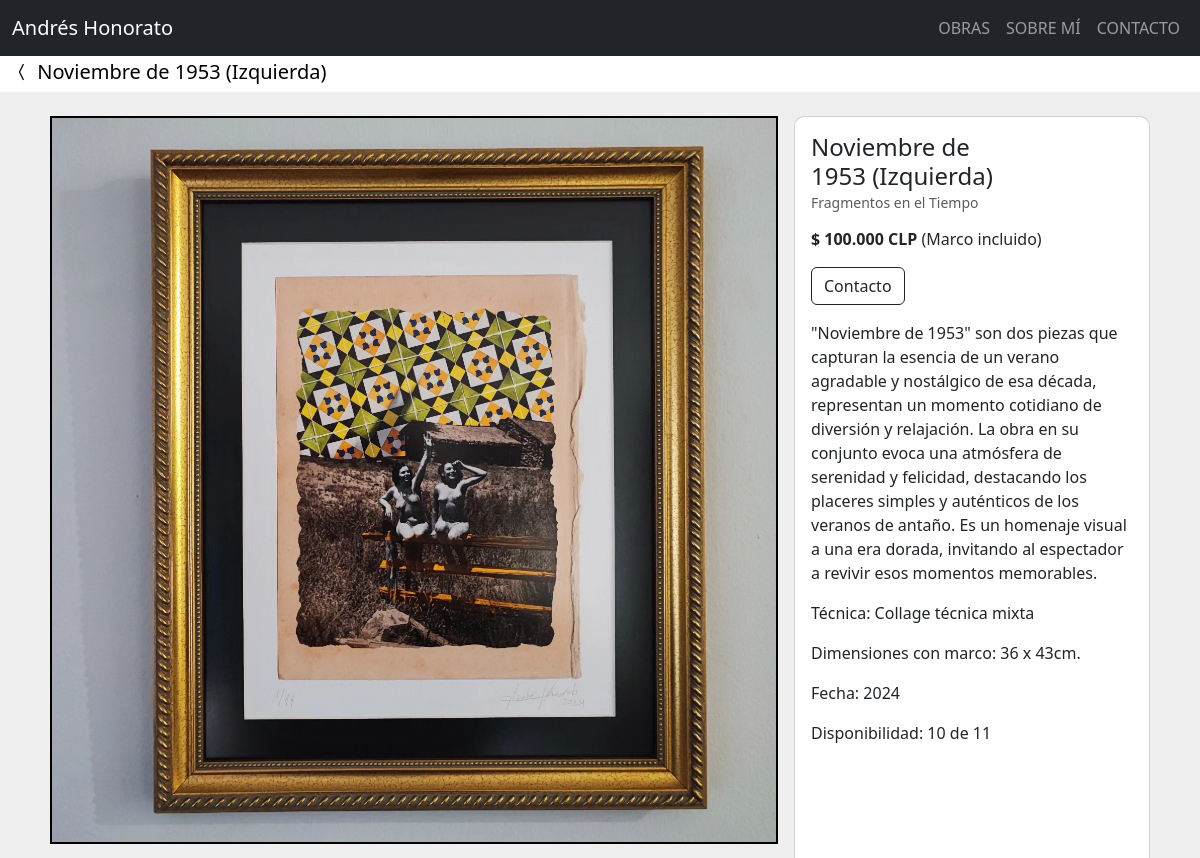
/cuadro/28/ (upper part), run on an earlier commit of the app's database.
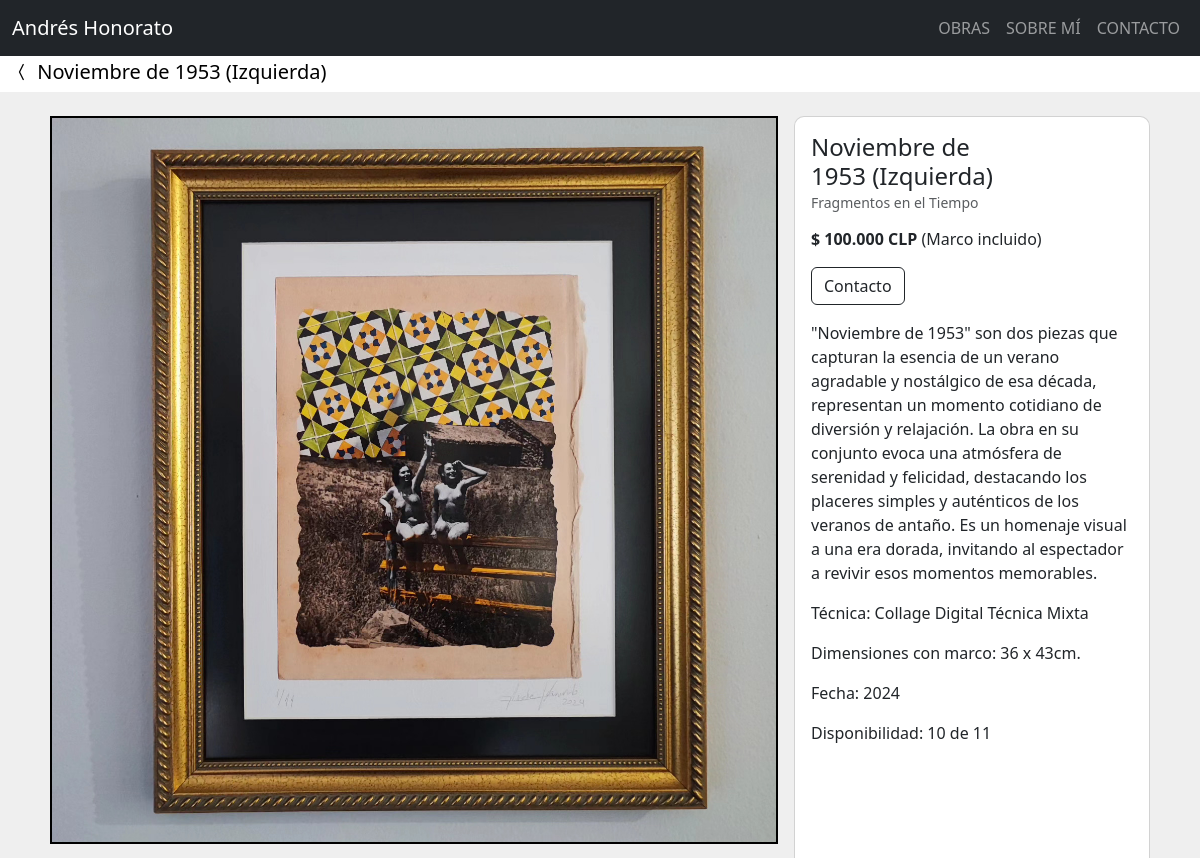
And on a later commit of the database.
### home/models.py (models this page shows, shortened)
class Cuadro(models.Model):
    nombre = models.CharField(max_length=200)
    autor = models.CharField(default="Andrés Honorato", max_length=200)
    coleccion = models.ForeignKey(
        Coleccion, on_delete=models.CASCADE, related_name='coleccionX', blank=True, null=True)
    tecnica = models.ForeignKey(
        Tecnica, on_delete=models.CASCADE, related_name='tecnicaX', blank=True, null=True)
    descripcion = models.TextField(blank=True)
    fecha = models.DateField()
    colores = models.CharField(max_length=200, blank=True)
    cantidad_inicial = models.PositiveIntegerField(blank=True, null=True)
    cantidad_vendida = models.PositiveIntegerField(blank=True, null=True)
    marco_sin = models.CharField(max_length=100, blank=True)
    marco_con = models.CharField(max_length=100, blank=True)
    precio_sin = models.PositiveIntegerField(blank=True, null=True)
    precio_con = models.PositiveIntegerField(blank=True, null=True)
    descuento = models.PositiveIntegerField(blank=True, null=True)
    envio1 = models.PositiveIntegerField(blank=True, null=True)
    envio2 = models.PositiveIntegerField(blank=True, null=True)
    orden = models.PositiveIntegerField(blank=True, null=True)
    vendido = models.BooleanField(default=False)
    imagen1 = models.ImageField(default='cuadros/en_preparacion.jpg', upload_to='cuadros', validators=[FileExtensionValidator(
        ['png', 'jpg', 'jpeg'])])
    imagen2 = models.ImageField(upload_to='cuadros', validators=[
                                FileExtensionValidator(['png', 'jpg', 'jpeg'])], blank=True)
    imagen3 = models.ImageField(upload_to='cuadros', validators=[
                                FileExtensionValidator(['png', 'jpg', 'jpeg'])], blank=True)
    imagen4 = models.ImageField(upload_to='cuadros', validators=[
                                FileExtensionValidator(['png', 'jpg', 'jpeg'])], blank=True)
    imagen5 = models.ImageField(upload_to='cuadros', validators=[
                                FileExtensionValidator(['png', 'jpg', 'jpeg'])], blank=True)
    imagen6 = models.ImageField(upload_to='cuadros', validators=[
                                FileExtensionValidator(['png', 'jpg', 'jpeg'])], blank=True)
    imagen7 = models.ImageField(upload_to='cuadros', validators=[
                                FileExtensionValidator(['png', 'jpg', 'jpeg'])], blank=True)
    imagen8 = models.ImageField(upload_to='cuadros', validators=[
                                FileExtensionValidator(['png', 'jpg', 'jpeg'])], blank=True)
    imagen9 = models.ImageField(upload_to='cuadros', validators=[
                                FileExtensionValidator(['png', 'jpg', 'jpeg'])], blank=True)
    creado = models.DateTimeField(auto_now_add=True)
    actulizado = models.DateTimeField(auto_now=True)
    def cuadros_disponibles(self):
        if self.cantidad_inicial:
            cuadros_disponibles = self.cantidad_inicial - self.cantidad_vendida
            return cuadros_disponibles
    @property
    def precio_punto_con(self):
        if self.precio_con is not None:
            coma = f"{self.precio_con:,}"
            punto = coma.replace(',', '.')
            return punto
        else:
            return "Pendiente"

class Tecnica(models.Model):
    nombre = models.CharField(max_length=200)
    descripcion = models.TextField(blank=True)
    fecha = models.DateField()
    creado = models.DateTimeField(auto_now_add=True)
    actulizado = models.DateTimeField(auto_now=True)
    def __str__(self):
        return f"{self.nombre}"

class Coleccion(models.Model):
    nombre = models.CharField(max_length=200)
    descripcion = models.TextField(blank=True)
    fecha = models.DateField()
    creado = models.DateTimeField(auto_now_add=True)
    actulizado = models.DateTimeField(auto_now=True)
    orden = models.PositiveIntegerField(blank=True, null=True)
    def __str__(self):
        return f"{self.nombre}"

### home/views.py (the view)
# urls.py: path('cuadro/<id>/', cuadro_view, name='cuadro-view'),
def cuadro_view(request, id):
    cuadro = Cuadro.objects.get(id=id)
    cuadros = Cuadro.objects.all()
    coleccion_ordenada = cuadro.coleccion.coleccionX.all().order_by('orden')
    lista_cuadros = list(cuadros.exclude(id=id))
    random.shuffle(lista_cuadros)  # Aleatorizar la lista
    context = {
        'cuadro': cuadro,
        'lista_cuadros': lista_cuadros,
        'coleccion_ordenada': coleccion_ordenada,
    }
    return render(request, 'home/cuadro.html', context)

### home/templates/home/cuadro.html (shortened to what this page needs)
{% extends 'base.html' %}
{% load static %}
{% block content %}
<nav class="navbar navbar-expand-lg bg-body pb-0 pt-1">
  <div class="container-fluid">
    <a class="navbar-brand" href="{% url 'home:obras-view' %}"><i class="bi bi-chevron-compact-left"></i>
      {{ cuadro.nombre }}</a>
  </div>
</nav>
<div class="container mb-1 p-4" id="{{ cuadro.id }}">
  <div class="row">
    <div class="col-md-8">
      <div class="row">
        {% if cuadro.imagen1 %}
        <div class="col-md-12 pb-2 px-2 position-relative">
          <img src="{{ cuadro.imagen1.url }}" class="d-block w-100 clickable-image rounded-image"
            alt="{{ cuadro.nombre }}" style="cursor: zoom-in;">
        </div>
        {% endif %}
        {% if cuadro.imagen2 %}
        <div class="col-md-6 p-2 position-relative">
        </div>
        {% endif %}
        {% if cuadro.imagen3 %}
        <div class="col-md-6 p-2 position-relative">
        </div>
        {% endif %}
      </div>
    </div>
    <div class="col-md-4 px-2 cuadro-info">
      <div class="card h-100" style="border-radius: 10px;" id="{{ cuadro.id }}">
        <div class="card-body">
          <div class="row">
            <div class="col-8">
              <h6 class="card-title mb-2" style="font-size: 24px;">{{ cuadro.nombre }}</h6>
            </div>
            <div class="col-4">
            </div>
          </div>
          <a class="card-subtitle text-muted" href="{% url 'home:coleccion-view' %}?coleccion={{ cuadro.coleccion }}"
            style="text-decoration: none;">
            <h6 class="card-subtitle text-muted mb-3" style="font-size: 14px;">{{ cuadro.coleccion }}
            </h6>
          </a>
          {% if cuadro.descuento %}
          <p class="card-text text-danger mb-0" style="text-decoration: line-through;">$ {{ cuadro.precio_punto_con }}
            CLP</p>
          <p class="card-text"><strong>$ {{ cuadro.precio_con_descuento }} CLP</strong> (Marco incluido)</p>
          {% else %}
          <p class="card-text"><strong>$ {{ cuadro.precio_punto_con }} CLP</strong> (Marco incluido)</p>
          {% endif %}
          <a href="{% url 'home:contacto-view'%}" class="btn btn-outline-dark mb-3">Contacto</a>
          <p class="card-text">{{ cuadro.descripcion|linebreaksbr }}</p>
          <p class="card-text">Técnica: {{ cuadro.tecnica }}</p>
          <div class="col-12">
            <ul class="list-unstyled">
              {% if cuadro.marco_con %}
              <li>Dimensiones con marco: {{ cuadro.marco_con }}</li>
              {% endif %}
            </ul>
          </div>
          <p class="card-text">Fecha: {{ cuadro.fecha|date:"Y" }}</p>
          {% if cuadro.cantidad_inicial %}
          <p class="card-text">Disponibilidad: {{ cuadro.cuadros_disponibles }} de {{ cuadro.cantidad_inicial }}</p>
          {% endif %}
        </div>
      </div>
    </div>
  </div>
</div>
<br>
<br>
<br>
<br>
{% endblock content %}

What changed in the data, as far as the page shows it:
changed Cuadro "36 x 43cm.": tecnica "Collage técnica mixta" → "Collage Digital Técnica Mixta"
